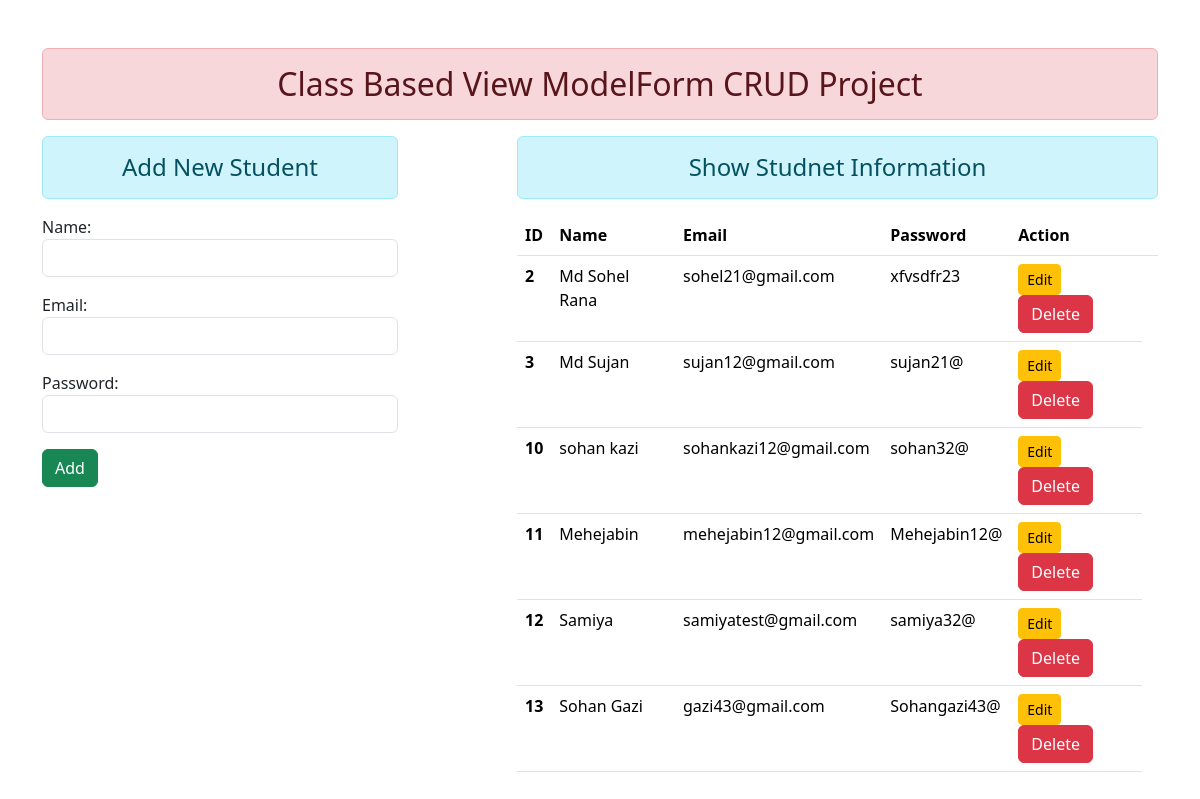
The page / on the database its author committed.
### enroll/models.py (models this page shows)
class User(models.Model):
    name = models.CharField(max_length = 70)
    email = models.EmailField(max_length=100)
    password = models.CharField(max_length = 100)

### enroll/views.py (the view, shortened to what this page needs)
# urls.py: path('', views.UserAddShow.as_view(), name='addandshow'),
class UserAddShow(TemplateView):
    template_name = 'enroll/addandshow.html'
    def get_context_data(self, *args, **kwargs):
        context = super().get_context_data(**kwargs)
        fm = StudentRegistation()
        student = User.objects.all()
        context = {'student' : student, 'form' : fm}
        return context

### enroll/forms.py
class StudentRegistation(forms.ModelForm):
    class Meta:
        model = User
        fields = ['name', 'email', 'password']
        widgets={
            'name' : forms.TextInput(attrs={'class' : 'form-control'}),
            'email' : forms.EmailInput(attrs={'class' : 'form-control'}),
            'password' : forms.PasswordInput(attrs={'class' : 'form-control'})
        }

### enroll/templates/enroll/addandshow.html (shortened to what this page needs)
{% extends 'enroll/base.html' %}
{% block content %}
<div class="row">
    <div class="col-sm-4">
        <h4 class='text-center alert alert-info '> Add New Student </h4>
        <form action="" method='POST'>
            {{ form.as_p}}
            <input type="submit" class='btn btn-success'        value='Add'>
        </form>
    </div>
    <div class="col-sm-7 offset-1">
        <h4 class='text-center alert alert-info '>Show Studnet Information</h4>
        {% if student %}
        <table class="table">
            <thead>
              <tr>
                <th scope="col">ID</th>
                <th scope="col">Name</th>
                <th scope="col">Email</th>
                <th scope="col">Password</th>
                <th scope='col'>Action<th>
              </tr>
            </thead>
            <tbody>
              {% for stu in student %}
              <tr>
                <th scope="row">{{ stu.id }}</th>
                <td>{{ stu.name }}</td>
                <td>{{ stu.email }}</td>
                <td>{{ stu.password }}</td>
                <td>
                    <a href="{% url 'update' stu.id %}" class='btn btn-warning btn-sm'>Edit</a>
                    <form action="{% url 'delete' stu.id %}" method='POST' class='d-inline'>
                        <input type="submit" class='btn btn-danger' value='Delete'>
                    </form>
                </td>
              </tr>
              {% endfor %}
            </tbody>
          </table>
        {% else %}
        <h4 class class='text-center alert alert-warning'>No Records </h4>
        {% endif %}
    </div>
</div>
{% endblock %}

### enroll/templates/enroll/base.html (shortened to what this page needs)
<!DOCTYPE html>
<html>
<head>
    <link href="https://cdn.jsdelivr.net/npm/bootstrap@5.3.3/dist/css/bootstrap.min.css" rel="stylesheet">
</head>
<body>
    <div class="container mt-5">
        <h2 class='text-center alert alert-danger'>Class Based View ModelForm CRUD Project </h2>
        {% block content %} {% endblock %}
    </div>
</body>
</html>

### rows shown on the page
User: id "2", name "Md Sohel Rana", email "sohel21@gmail.com", password "xfvsdfr23"
User: id "3", name "Md Sujan", email "sujan12@gmail.com", password "sujan21@"
User: id "10", name "sohan kazi", email "sohankazi12@gmail.com", password "sohan32@"
User: id "11", name "Mehejabin", email "mehejabin12@gmail.com", password "Mehejabin12@"
User: id "12", name "Samiya", email "samiyatest@gmail.com", password "samiya32@"
User: id "13", name "Sohan Gazi", email "gazi43@gmail.com", password "Sohangazi43@"
